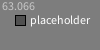
Frame 1 (no input)
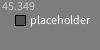
Frame 60 (the mouse pressed at the canvas centre just before this capture)
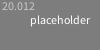
Frame 120 (the mouse held since frame 60 and released just before this capture)

The Processing sketch that drew these frames (run headless with seeded random() and noise(); from frame 60 on, the mouse is pressed at the canvas centre):

// Processing sketch: checkbox_class
// ── checkbox_class.pde
//check ☐ class
checkBox box = new checkBox(15, 15, 10, "placeholder");

void setup() {
  size(100, 50);
}

void draw() {
  background(125);
  drawFrameRate();
  
  box.update();
}

void drawFrameRate() {
  fill(200);
  text(frameRate, -1, 10);
}

class checkBox {
  color backFill = #505050;
  color hoverFill = #909090;
  color enableFill = #900090;
  String txt;
  int xpos, ypos, s;
  boolean hovered, toggled = false;
  checkBox(int x, int y, int size, String text) {
    xpos = x;
    ypos = y;
    s = size;
    txt = text;
  }
  void update() {
    fill(255);
    text(txt, xpos + (s * 1.5), ypos + 9);
    hovered = ((mouseX >= xpos && mouseX <= xpos + s + textWidth(txt)) && (mouseY >= ypos && mouseY <= ypos + s));
    if(!hovered)
    {
      fill(backFill);
      rect(xpos, ypos, s, s);
    } else if(!mousePressed) {
      fill(hoverFill);
      rect(xpos, ypos, s, s);
    } else {
      toggled = !toggled;
      delay(50);
    }
    
    if(toggled) {
      fill(enableFill);
      rect(xpos + 2, ypos + 2, s - 4, s - 4);
    }
  }
}
